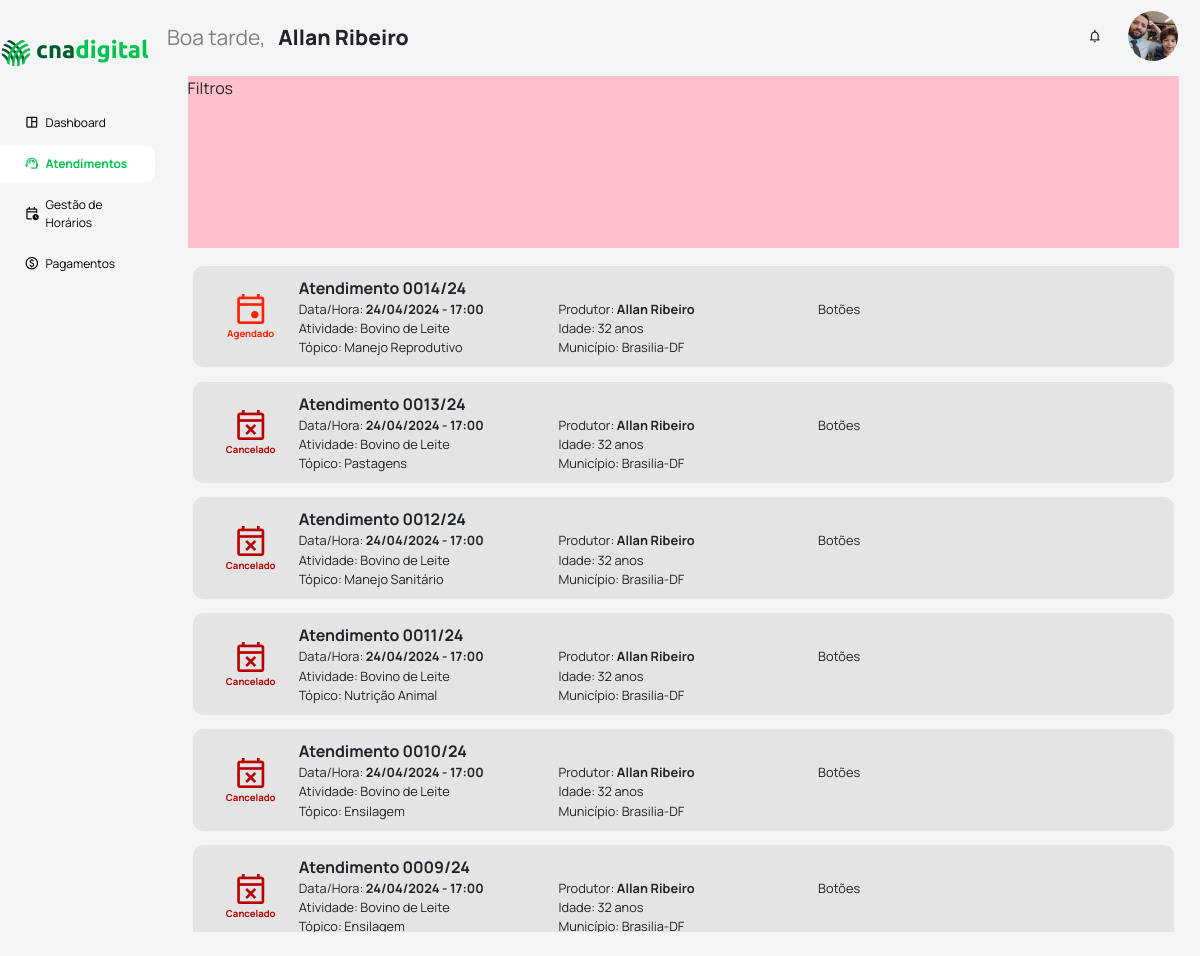
The app's page /tecnico/atendimentos/ (signed in) with its own data.
### apps/modulo_admin/models.py (models this page shows, shortened)
class Usuario(models.Model):
    user = models.OneToOneField(User, on_delete=models.CASCADE, related_name='usuario_relacionado')
    data_registro = models.DateTimeField(auto_now_add=True)
    data_ultima_atualizacao = models.DateTimeField(auto_now=True)
    cpf = models.CharField(max_length=14, null=False, blank=False, unique=True)
    nome_completo = models.CharField(max_length=100, null=False, blank=False)
    data_nascimento = models.DateField(null=True, blank=True)
    sexo = models.CharField(max_length=100, choices=GENERO_SEXUAL, null=False, blank=False)
    reside_cod_ibge = models.CharField(max_length=10, null=True, blank=True)
    celular = models.CharField(max_length=17, null=True, blank=True)
    email_pessoal = models.EmailField(max_length=40, null=True, blank=True)
    usuario_is_ativo = models.BooleanField(default=True, null=False, blank=False, db_index=True)
    del_status = models.BooleanField(default=False)
    del_data = models.DateTimeField(null=True, blank=True)
    del_cpf = models.CharField(max_length=14, null=True, blank=True)
    def primeiro_ultimo_nome(self):
        partes_nome = self.nome_completo.split()
        primeiro_nome = partes_nome[0]
        ultimo_nome = partes_nome[-1] if len(partes_nome) > 1 else ''
        return f"{primeiro_nome} {ultimo_nome}"
    def uf_municipio(self):
        if self.reside_cod_ibge:
            try:
                uf_municipio = UF_Municipio.objects.get(cod_ibge=self.reside_cod_ibge)
                return f"{uf_municipio.municipio}-{uf_municipio.uf_sigla}"
            except UF_Municipio.DoesNotExist:
                return "Código IBGE não encontrado"
        return "Código IBGE não informado"
    def idade(self):
        if self.data_nascimento:
            hoje = date.today()  # Usando 'date.today()' corretamente
            idade = hoje.year - self.data_nascimento.year
            if (hoje.month, hoje.day) < (self.data_nascimento.month, self.data_nascimento.day):
                idade -= 1
            return idade
        return "Data de nascimento não informada"

class Atendimento(models.Model):
    data_registro = models.DateTimeField(auto_now_add=True)
    data_ultima_atualizacao = models.DateTimeField(auto_now=True)
    regional = models.CharField(max_length=2, choices=LISTA_UFS_SIGLAS, null=False, blank=False, default='MS')
    tecnico = models.ForeignKey(Usuario, on_delete=models.SET_NULL, null=True, blank=True, related_name='tecnico_atendimento')
    produtor = models.ForeignKey(Usuario, on_delete=models.SET_NULL, null=True, blank=True, related_name='produtor_atendimento')
    atendimento_retorno = models.BooleanField(default=False)
    atendimento_anterior = models.ForeignKey('self', on_delete=models.SET_NULL, null=True, blank=True, related_name='atendimentos_posteriores')
    atividade_produtiva = models.CharField(max_length=120, choices=ATIVIDADE_PRODUTIVA, null=False, blank=False)
    topico = models.CharField(max_length=120, null=False, blank=False)
    data = models.DateField(null=False, blank=False)
    hora = models.CharField(max_length=5, null=False, blank=False)
    mais_informacoes = models.TextField(null=True, blank=True)
    imagem01 = models.ImageField(null=True, blank=True)
    imagem02 = models.ImageField(null=True, blank=True)
    imagem03 = models.ImageField(null=True, blank=True)
    status = models.CharField(max_length=15, choices=STATUS_ATENDIMENTO, null=False, blank=False)
    del_status = models.BooleanField(default=False)
    del_data = models.DateTimeField(null=True, blank=True)
    del_cpf = models.CharField(max_length=14, null=True, blank=True)
    def atendimento_id(self):
        year_suffix = self.data.strftime('%y')
        id_str = str(self.id).zfill(4)
        return f"{id_str}/{year_suffix}"

class UF_Municipio(models.Model):
    cod_ibge = models.CharField(max_length=10, null=False, blank=False)
    uf_sigla = models.CharField(max_length=2, null=False, blank=False)
    uf = models.CharField(max_length=20, null=False, blank=False)
    municipio = models.CharField(max_length=35, null=False, blank=False)
    municipio_uf = models.CharField(max_length=40, null=False, blank=False)

### apps/modulo_tecnico/views.py (the view)
# urls.py: path('tecnico/atendimentos/', tecnico_atendimentos, name='tecnico_atendimentos'),
def tecnico_atendimentos(request):
    tecnico = request.user.usuario_relacionado
    atendimentos = Atendimento.objects.filter(tecnico=tecnico).order_by('-id')
    conteudo = {
        'atendimentos': atendimentos,
    }
    return render(request, 'modulo_tecnico/lista_atendimentos.html', conteudo)

### apps/modulo_admin/templatetags/saudacoes_filters.py (called while the page is built)
@register.filter(name='saudacao')
def saudacao(value):
    hora_atual = datetime.now().hour
    if 0 <= hora_atual < 12:
        return "Bom dia"
    elif 12 <= hora_atual < 18:
        return "Boa tarde"
    else:
        return "Boa noite"

### templates/modulo_tecnico/lista_atendimentos.html (shortened to what this page needs)
{% extends '_partials/base_main.html' %}
{% load static %}
{% block extra_head %}
    <link rel="stylesheet" href="{% static '/styles/modulo_tecnico/lista_atendimentos.css' %}">
{% endblock %}
{% block content %}
    <div class="container_page">
        <div class="container_filtros">
            Filtros
        </div>
        <div class="container_listagem">
            {% for atendimento in atendimentos %}
                <div class="listagem_item" data-id="{{ atendimento.id }}">
                    <div class="listagem_item_icone">
                        {% if atendimento.status == 'agendado' %}
                            <i class="material-symbols-outlined" style="font-size: 3vw; color: var(--agendado)">event</i>
                            <span style="color: var(--agendado); font-weight: bold;">{{ atendimento.get_status_display }}</span>
                        {% elif atendimento.status == 'cancelado' %}
                            <i class="material-symbols-outlined" style="font-size: 3vw; color: var(--cancelado)">event_busy</i>
                            <span style="color: var(--cancelado); font-weight: bold;">{{ atendimento.get_status_display }}</span>
                        {% elif atendimento.status == 'realizado' %}
                            <i class="material-symbols-outlined" style="font-size: 3vw; color: var(--realizado)">event_available</i>
                            <span style="color: var(--realizado); font-weight: bold;">{{ atendimento.get_status_display }}</span>
                        {% endif %}
                    </div>
                    <div class="listagem_item_informacoes">
                        <span class="listagem_item_informacoes_titulo"><b>Atendimento {{ atendimento.atendimento_id }}</b></span>
                        <div class="listagem_item_informacoes_container">
                            <div class="listagem_item_informacoes_container_parte">
                                <span>Data/Hora: <b>{{ atendimento.data|date:'d/m/Y' }} - {{ atendimento.hora }}</b></span>
                                <span>Atividade: {{ atendimento.get_atividade_produtiva_display }}</span>
                                <span>Tópico: {{ atendimento.topico }}</span>
                            </div>
                            <div class="listagem_item_informacoes_container_parte">
                                <span>Produtor: <b>{{ atendimento.produtor.primeiro_ultimo_nome }}</b></span>
                                <span>Idade: {{ atendimento.produtor.idade }} anos</span>
                                <span>Município: {{ atendimento.produtor.uf_municipio }}</span>
                            </div>
                            <div class="listagem_item_informacoes_container_parte">
                                Botões
                            </div>
                        </div>
                    </div>
                </div>
            {% endfor %}
        </div>
    </div>
{% endblock %}

### templates/_partials/navbar.html (shortened to what this page needs)
{% load static %}
{% load saudacoes_filters %}
<div class="saudacao">
    <span style="color:gray; font-weight: normal !important;">{{ user|saudacao }}, &nbsp;</span> <b>{{ user.usuario_relacionado.primeiro_ultimo_nome }}</b>
</div>
<div class="botoes__navbar">
    <div class="icone-notificacao">
        <i class="material-symbols-outlined" style="font-size: 1.3vw;">notifications</i>
    </div>
    <div class="usuario" id="iconeUsuario">
        <img src="{% static 'assets/imagens/allan_ribeiro.jpg' %}" class="usuario__imagem"><br>
    </div>
</div>

### setup/static/styles/partials/base_main.css (style rules this page uses)
body, html { height: 100%; width: 100%; margin: 0; font-family: 'Manrope', sans-serif; background-color: #f4f5f7; display: flex; flex-direction: row; gap: 1vw; overflow-y: hidden; }

### setup/static/styles/partials/navbar.css (style rules this page uses)
.saudacao { font-family: 'Manrope', sans-serif; font-size: 2.2vh; font-weight: bold; }
.botoes__navbar { height: 100%; display: flex; flex-direction: row; align-items: center; padding-right: 1vw; cursor: pointer; }
.usuario { height: 100%; }
.usuario__imagem { height: 100%; border-radius: 50%; }
.usuario { cursor: pointer; font-size: 12px; color: black; padding: 5px 10px; text-align: left; margin-left: 15px; margin-bottom: 5px; }

### setup/static/styles/cores.css (style rules this page uses)
:root { --verde-capital: #1AA33C; --cinza-primario: #6A6A6A; --cinza-escuro: #484848; --cinza-claro: #e4e4e4; --agendado: #ff2200; --cancelado: #b80000; --realizado: var(--verde-capital); --editar: #f5840b; }

### setup/static/styles/modulo_tecnico/lista_atendimentos.css (style rules this page uses)
.container_page { display: grid; grid-template-rows: 20% 79%; gap: 1%; width: 96%; height: 100%; }
.container_filtros { background-color: pink; }
.listagem_item { background-color: var(--cinza-claro); border-radius: 10px; padding: 10px; display: grid; width: 99%; max-height: 100%; grid-template-columns: 10% 90%; justify-content: flex-start; align-items: center; cursor: pointer; transition: transform 0.3s ease; }
.listagem_item_icone { text-align: center; display: flex; flex-direction: column; }
.listagem_item_icone span { font-size: 0.8vw; }
.listagem_item_informacoes { display: flex; flex-direction: column; }
.listagem_item_informacoes_titulo { font-size: 1rem; }
.listagem_item_informacoes_container { display: grid; grid-template-columns: 30% 30% 40%; }
.listagem_item_informacoes_container_parte { display: flex; flex-direction: column; font-size: 0.8rem; }

### records on screen
Atendimento: status "Agendado", atendimento_id "0014/24", data "24/04/2024", hora "17:00", atividade_produtiva "Bovino de Leite", topico "Manejo Reprodutivo", produtor.primeiro_ultimo_nome "Allan Ribeiro", produtor.idade "32", produtor.uf_municipio "Brasilia-DF"
Atendimento: status "Cancelado", atendimento_id "0013/24", data "24/04/2024", hora "17:00", atividade_produtiva "Bovino de Leite", topico "Pastagens", produtor.primeiro_ultimo_nome "Allan Ribeiro", produtor.idade "32", produtor.uf_municipio "Brasilia-DF"
Atendimento: status "Cancelado", atendimento_id "0012/24", data "24/04/2024", hora "17:00", atividade_produtiva "Bovino de Leite", topico "Manejo Sanitário", produtor.primeiro_ultimo_nome "Allan Ribeiro", produtor.idade "32", produtor.uf_municipio "Brasilia-DF"
Atendimento: status "Cancelado", atendimento_id "0011/24", data "24/04/2024", hora "17:00", atividade_produtiva "Bovino de Leite", topico "Nutrição Animal", produtor.primeiro_ultimo_nome "Allan Ribeiro", produtor.idade "32", produtor.uf_municipio "Brasilia-DF"
Atendimento: status "Cancelado", atendimento_id "0010/24", data "24/04/2024", hora "17:00", atividade_produtiva "Bovino de Leite", topico "Ensilagem", produtor.primeiro_ultimo_nome "Allan Ribeiro", produtor.idade "32", produtor.uf_municipio "Brasilia-DF"
Atendimento: status "Cancelado", atendimento_id "0009/24", data "24/04/2024", hora "17:00", atividade_produtiva "Bovino de Leite", topico "Ensilagem", produtor.primeiro_ultimo_nome "Allan Ribeiro", produtor.idade "32", produtor.uf_municipio "Brasilia-DF"

### other values on screen
{{ user|saudacao }} "Boa tarde"
{{ user.usuario_relacionado.primeiro_ultimo_nome }} "Allan Ribeiro"
